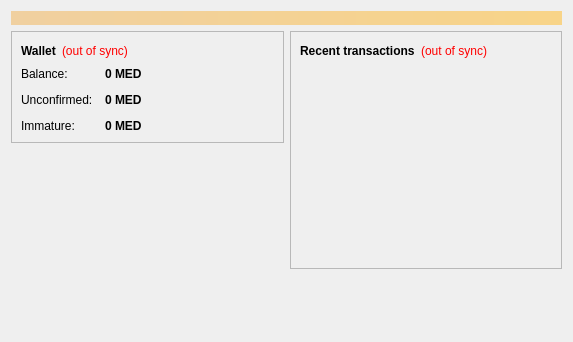
<?xml version="1.0" encoding="UTF-8"?>
<ui version="4.0">
 <class>OverviewPage</class>
 <widget class="QWidget" name="OverviewPage">
  <property name="geometry">
   <rect>
    <x>0</x>
    <y>0</y>
    <width>573</width>
    <height>342</height>
   </rect>
  </property>
  <property name="windowTitle">
   <string>Form</string>
  </property>
  <layout class="QVBoxLayout" name="topLayout">
   <item>
    <widget class="QLabel" name="labelAlerts">
     <property name="visible">
      <bool>false</bool>
     </property>
     <property name="styleSheet">
      <string notr="true">background-color: qlineargradient(x1: 0, y1: 0, x2: 1, y2: 0, stop:0 #F0D0A0, stop:1 #F8D488); color:#000000;</string>
     </property>
     <property name="wordWrap">
      <bool>true</bool>
     </property>
     <property name="margin">
      <number>3</number>
     </property>
    </widget>
   </item>
   <item>
    <layout class="QHBoxLayout" name="horizontalLayout" stretch="1,1">
     <item>
      <layout class="QVBoxLayout" name="verticalLayout_2">
       <item>
        <widget class="QFrame" name="frame">
         <property name="frameShape">
          <enum>QFrame::StyledPanel</enum>
         </property>
         <property name="frameShadow">
          <enum>QFrame::Raised</enum>
         </property>
         <layout class="QVBoxLayout" name="verticalLayout_4">
          <item>
           <layout class="QHBoxLayout" name="horizontalLayout_4">
            <item>
             <widget class="QLabel" name="label_5">
              <property name="font">
               <font>
                <weight>75</weight>
                <bold>true</bold>
               </font>
              </property>
              <property name="text">
               <string>Wallet</string>
              </property>
             </widget>
            </item>
            <item>
             <widget class="QLabel" name="labelWalletStatus">
              <property name="toolTip">
               <string>The displayed information may be out of date. Your wallet automatically synchronizes with the Medcoin network after a connection is established, but this process has not completed yet.</string>
              </property>
              <property name="styleSheet">
               <string notr="true">QLabel { color: red; }</string>
              </property>
              <property name="text">
               <string notr="true">(out of sync)</string>
              </property>
              <property name="alignment">
               <set>Qt::AlignLeading|Qt::AlignLeft|Qt::AlignVCenter</set>
              </property>
             </widget>
            </item>
            <item>
             <spacer name="horizontalSpacer_2">
              <property name="orientation">
               <enum>Qt::Horizontal</enum>
              </property>
              <property name="sizeHint" stdset="0">
               <size>
                <width>40</width>
                <height>20</height>
               </size>
              </property>
             </spacer>
            </item>
           </layout>
          </item>
          <item>
           <layout class="QFormLayout" name="formLayout_2">
            <property name="fieldGrowthPolicy">
             <enum>QFormLayout::AllNonFixedFieldsGrow</enum>
            </property>
            <property name="horizontalSpacing">
             <number>12</number>
            </property>
            <property name="verticalSpacing">
             <number>12</number>
            </property>
            <item row="0" column="0">
             <widget class="QLabel" name="label">
              <property name="text">
               <string>Balance:</string>
              </property>
             </widget>
            </item>
            <item row="0" column="1">
             <widget class="QLabel" name="labelBalance">
              <property name="font">
               <font>
                <weight>75</weight>
                <bold>true</bold>
               </font>
              </property>
              <property name="cursor">
               <cursorShape>IBeamCursor</cursorShape>
              </property>
              <property name="toolTip">
               <string>Your current balance</string>
              </property>
              <property name="text">
               <string notr="true">0 MED</string>
              </property>
              <property name="textInteractionFlags">
               <set>Qt::LinksAccessibleByMouse|Qt::TextSelectableByKeyboard|Qt::TextSelectableByMouse</set>
              </property>
             </widget>
            </item>
            <item row="1" column="0">
             <widget class="QLabel" name="label_3">
              <property name="text">
               <string>Unconfirmed:</string>
              </property>
             </widget>
            </item>
            <item row="1" column="1">
             <widget class="QLabel" name="labelUnconfirmed">
              <property name="font">
               <font>
                <weight>75</weight>
                <bold>true</bold>
               </font>
              </property>
              <property name="cursor">
               <cursorShape>IBeamCursor</cursorShape>
              </property>
              <property name="toolTip">
               <string>Total of transactions that have yet to be confirmed, and do not yet count toward the current balance</string>
              </property>
              <property name="text">
               <string notr="true">0 MED</string>
              </property>
              <property name="textInteractionFlags">
               <set>Qt::LinksAccessibleByMouse|Qt::TextSelectableByKeyboard|Qt::TextSelectableByMouse</set>
              </property>
             </widget>
            </item>
            <item row="2" column="0">
             <widget class="QLabel" name="labelImmatureText">
              <property name="text">
               <string>Immature:</string>
              </property>
             </widget>
            </item>
            <item row="2" column="1">
             <widget class="QLabel" name="labelImmature">
              <property name="font">
               <font>
                <weight>75</weight>
                <bold>true</bold>
               </font>
              </property>
              <property name="toolTip">
               <string>Mined balance that has not yet matured</string>
              </property>
              <property name="text">
               <string notr="true">0 MED</string>
              </property>
              <property name="textInteractionFlags">
               <set>Qt::LinksAccessibleByMouse|Qt::TextSelectableByKeyboard|Qt::TextSelectableByMouse</set>
              </property>
             </widget>
            </item>
           </layout>
          </item>
         </layout>
        </widget>
       </item>
       <item>
        <spacer name="verticalSpacer">
         <property name="orientation">
          <enum>Qt::Vertical</enum>
         </property>
         <property name="sizeHint" stdset="0">
          <size>
           <width>20</width>
           <height>40</height>
          </size>
         </property>
        </spacer>
       </item>
      </layout>
     </item>
     <item>
      <layout class="QVBoxLayout" name="verticalLayout_3">
       <item>
        <widget class="QFrame" name="frame_2">
         <property name="frameShape">
          <enum>QFrame::StyledPanel</enum>
         </property>
         <property name="frameShadow">
          <enum>QFrame::Raised</enum>
         </property>
         <layout class="QVBoxLayout" name="verticalLayout">
          <item>
           <layout class="QHBoxLayout" name="horizontalLayout_2">
            <item>
             <widget class="QLabel" name="label_4">
              <property name="text">
               <string>&lt;b&gt;Recent transactions&lt;/b&gt;</string>
              </property>
             </widget>
            </item>
            <item>
             <widget class="QLabel" name="labelTransactionsStatus">
              <property name="toolTip">
               <string>The displayed information may be out of date. Your wallet automatically synchronizes with the Medcoin network after a connection is established, but this process has not completed yet.</string>
              </property>
              <property name="styleSheet">
               <string notr="true">QLabel { color: red; }</string>
              </property>
              <property name="text">
               <string notr="true">(out of sync)</string>
              </property>
              <property name="alignment">
               <set>Qt::AlignRight|Qt::AlignTrailing|Qt::AlignVCenter</set>
              </property>
             </widget>
            </item>
            <item>
             <spacer name="horizontalSpacer">
              <property name="orientation">
               <enum>Qt::Horizontal</enum>
              </property>
              <property name="sizeHint" stdset="0">
               <size>
                <width>40</width>
                <height>20</height>
               </size>
              </property>
             </spacer>
            </item>
           </layout>
          </item>
          <item>
           <widget class="QListView" name="listTransactions">
            <property name="styleSheet">
             <string notr="true">QListView { background: transparent; }</string>
            </property>
            <property name="frameShape">
             <enum>QFrame::NoFrame</enum>
            </property>
            <property name="verticalScrollBarPolicy">
             <enum>Qt::ScrollBarAlwaysOff</enum>
            </property>
            <property name="horizontalScrollBarPolicy">
             <enum>Qt::ScrollBarAlwaysOff</enum>
            </property>
            <property name="selectionMode">
             <enum>QAbstractItemView::NoSelection</enum>
            </property>
           </widget>
          </item>
         </layout>
        </widget>
       </item>
       <item>
        <spacer name="verticalSpacer_2">
         <property name="orientation">
          <enum>Qt::Vertical</enum>
         </property>
         <property name="sizeHint" stdset="0">
          <size>
           <width>20</width>
           <height>40</height>
          </size>
         </property>
        </spacer>
       </item>
      </layout>
     </item>
    </layout>
   </item>
  </layout>
 </widget>
 <resources/>
 <connections/>
</ui>
